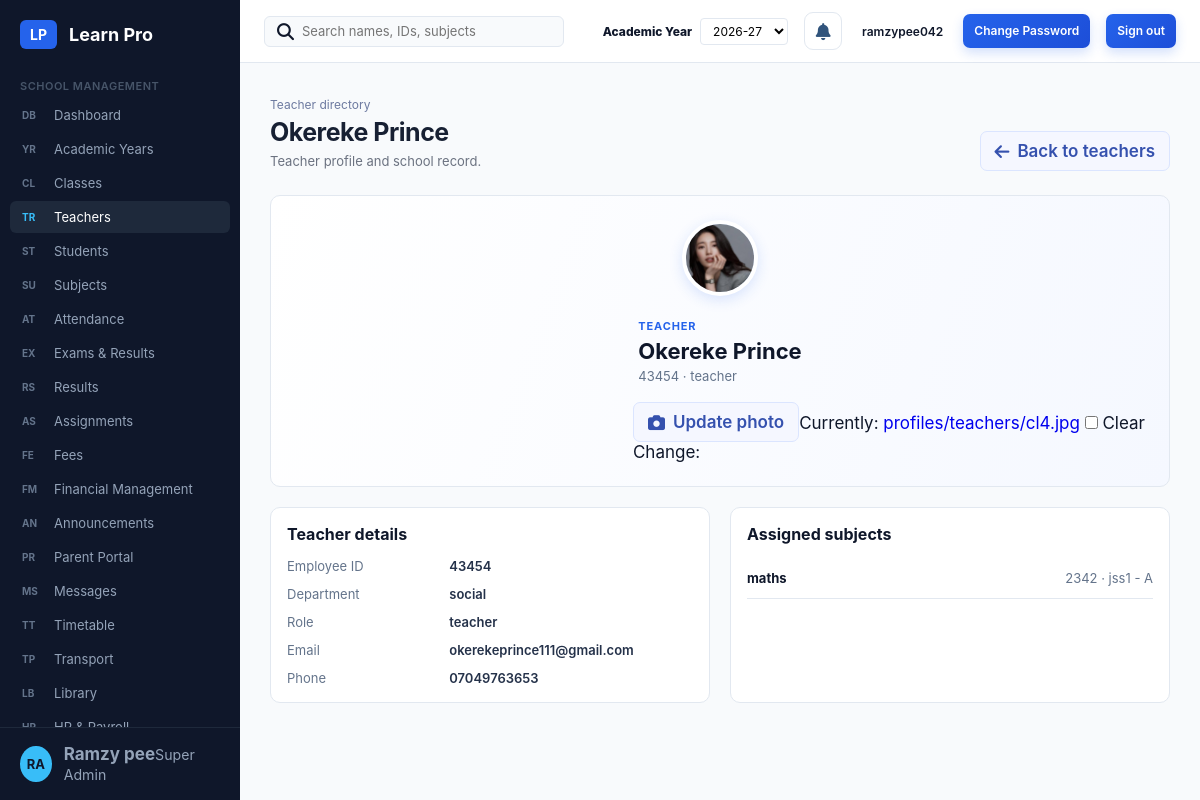
Page /teachers/2/ (signed in) on the committed database.
### management/models.py (models this page shows, shortened)
class OwnedRecord(models.Model):
    created_by = models.ForeignKey(settings.AUTH_USER_MODEL, on_delete=models.CASCADE)
    created_at = models.DateTimeField(auto_now_add=True)
    class Meta:
        abstract = True

class Teacher(OwnedRecord):
    full_name = models.CharField(max_length=120)
    employee_id = models.CharField(max_length=40)
    department = models.CharField(max_length=80, blank=True)
    job_title = models.CharField(max_length=100, blank=True)
    email = models.EmailField(blank=True)
    phone = models.CharField(max_length=30, blank=True)
    profile_photo = models.FileField(upload_to='profiles/teachers/', blank=True)
    class Meta:
        ordering = ['full_name']
        constraints = [models.UniqueConstraint(fields=['created_by', 'employee_id'], name='unique_teacher_employee_id')]

class Subject(OwnedRecord):
    CORE = 'core'
    ELECTIVE = 'elective'
    TYPE_CHOICES = [(CORE, 'Core'), (ELECTIVE, 'Elective')]
    name = models.CharField(max_length=100)
    code = models.CharField(max_length=30)
    school_class = models.ForeignKey(SchoolClass, null=True, blank=True, on_delete=models.SET_NULL, related_name='subjects')
    teacher = models.ForeignKey(Teacher, null=True, blank=True, on_delete=models.SET_NULL, related_name='subjects')
    subject_type = models.CharField(max_length=12, choices=TYPE_CHOICES, default=CORE)
    class Meta:
        ordering = ['name']
        constraints = [models.UniqueConstraint(fields=['created_by', 'code'], name='unique_subject_code')]

class SchoolClass(OwnedRecord):
    name = models.CharField(max_length=80)
    section = models.CharField(max_length=30, blank=True)
    academic_year = models.CharField(max_length=20, default='2026-27')
    class Meta:
        ordering = ['name', 'section']
        constraints = [models.UniqueConstraint(fields=['created_by', 'name', 'section', 'academic_year'], name='unique_school_class')]
    def __str__(self):
        return f'{self.name}{" - " + self.section if self.section else ""}'

### management/views.py (the view)
# urls.py: path('teachers/<int:teacher_id>/', views.teacher_details, name='teacher_details'),
@login_required
def teacher_details(request, teacher_id):
    teacher = get_object_or_404(Teacher.objects.prefetch_related('subjects__school_class'), pk=teacher_id)
    return render(request, 'person_details.html', {
        'person': teacher, 'person_type': 'Teacher', 'back_url': 'teachers', 'active': 'teachers',
        'subjects': teacher.subjects.all(),
        'photo_form': TeacherPhotoForm(instance=teacher), 'photo_update_url': reverse('update_teacher_photo', args=[teacher.pk]),
    })

### management/forms.py
class TeacherPhotoForm(ProfilePhotoValidationMixin, forms.ModelForm):
    class Meta:
        model = Teacher
        fields = ('profile_photo',)

### Templates/person_details.html (shortened to what this page needs)
{% extends 'base.html' %}
{% block content %}
<div class="page-heading">
  <div><span class="breadcrumb">{{ person_type }} directory</span><h1>{{ person.full_name }}</h1><p>{{ person_type }} profile and school record.</p></div>
  <a class="btn-light" href="{% url back_url %}"><i class="fa-solid fa-arrow-left"></i> Back to {{ person_type|lower }}s</a>
</div>
<section class="profile-hero panel">
  <div class="profile-photo-large">{% if person.profile_photo %}<img src="{{ person.profile_photo.url }}" alt="{{ person.full_name }}">{% else %}<span>{{ person.full_name|slice:':1'|upper }}</span>{% endif %}</div>
  <div class="profile-hero-copy"><span class="eyebrow">{{ person_type }}</span><h2>{{ person.full_name }}</h2><p>{% if person_type == 'Student' %}{{ person.student_id }} · {{ person.school_class }}{% else %}{{ person.employee_id }}{% if person.job_title %} · {{ person.job_title }}{% endif %}{% endif %}</p></div>
  <form class="photo-update-form" method="post" action="{{ photo_update_url }}" enctype="multipart/form-data">{% csrf_token %}<label class="btn-light" for="{{ photo_form.profile_photo.id_for_label }}"><i class="fa-solid fa-camera"></i> Update photo</label>{{ photo_form.profile_photo }}</form>
</section>
{% if person_type == 'Student' %}
  <div class="stats-row">
    <div class="mini-stat success"><i class="fa-solid fa-chart-line"></i><span><b>{% if grade_average %}{{ grade_average|floatformat:1 }}%{% else %}—{% endif %}</b> Academic average</span></div>
    <div class="mini-stat"><i class="fa-solid fa-calendar-check"></i><span><b>{% if attendance_percentage is not None %}{{ attendance_percentage }}%{% else %}—{% endif %}</b> Attendance</span></div>
    <div class="mini-stat danger"><i class="fa-solid fa-wallet"></i><span><b>₦{{ fee_balance }}</b> Outstanding fees</span></div>
  </div>
  <div class="profile-details-grid">
    <section class="panel"><h2>Student details</h2><dl class="detail-list"><dt>Student ID</dt><dd>{{ person.student_id }}</dd><dt>Class & section</dt><dd>{{ person.school_class }}</dd><dt>Enrolled</dt><dd>{{ person.enrollment_date }}</dd><dt>Date of birth</dt><dd>{{ person.date_of_birth|default:'—' }}</dd><dt>Email</dt><dd>{{ person.email|default:'—' }}</dd></dl></section>
    <section class="panel"><h2>Guardian details</h2><dl class="detail-list"><dt>Guardian name</dt><dd>{{ person.guardian_name|default:'—' }}</dd><dt>Guardian phone</dt><dd>{{ person.guardian_phone|default:'—' }}</dd></dl></section>
  </div>
{% else %}
  <div class="profile-details-grid">
    <section class="panel"><h2>Teacher details</h2><dl class="detail-list"><dt>Employee ID</dt><dd>{{ person.employee_id }}</dd><dt>Department</dt><dd>{{ person.department|default:'—' }}</dd><dt>Role</dt><dd>{{ person.job_title|default:'—' }}</dd><dt>Email</dt><dd>{{ person.email|default:'—' }}</dd><dt>Phone</dt><dd>{{ person.phone|default:'—' }}</dd></dl></section>
    <section class="panel"><h2>Assigned subjects</h2>{% for subject in subjects %}<div class="subject-row"><b>{{ subject.name }}</b><span>{{ subject.code }}{% if subject.school_class %} · {{ subject.school_class }}{% endif %}</span></div>{% empty %}<p class="muted-copy">No subjects have been assigned yet.</p>{% endfor %}</section>
  </div>
{% endif %}
{% endblock %}

### Templates/base.html (shortened to what this page needs)
{% load static %}
<!DOCTYPE html>
<html lang="en">
  <head>
    <link rel="stylesheet" href="{% static 'style.css' %}" />
    <link rel="stylesheet" href="https://cdnjs.cloudflare.com/ajax/libs/font-awesome/6.4.0/css/all.min.css" />
  </head>
  <body>
    <div class="app-container">
      <aside class="sidebar" id="primary-navigation">
        <a class="brand" href="{% url 'index' %}"><span class="logo-box">LP</span><span class="brand-name">Learn Pro</span></a><span class="sidebar-section-title">SCHOOL MANAGEMENT</span><nav class="nav-menu">
          {% for item in navigation_items %}
            <a href="{% url item.url_name %}" class="nav-item {% if active == item.active %}active{% endif %}"><span class="badge">{{ item.badge }}</span><span class="label">{{ item.label }}</span></a>
          {% endfor %}
        </nav>
        <div class="sidebar-footer">
          <a class="user-avatar" href="{% url 'my_profile' %}" aria-label="Open my profile">{% if header_photo %}<img src="{{ header_photo.url }}" alt="">{% else %}{{ request.user.username|slice:':2'|upper }}{% endif %}</a>
          <div class="user-info">
            <b>Ramzy pee</b><small>Super Admin</small>
          </div>
        </div>
      </aside>
      <main class="main-content">
        <header class="top-header">
          <form class="search-box" action="{% url 'search' %}" method="get">
            <i class="fa-solid fa-magnifying-glass"></i><input name="q" value="{{ request.GET.q }}" placeholder="Search names, IDs, subjects" aria-label="Search records" />
          </form>
          <div class="header-actions">
            <form class="dropdown-group" method="post" action="{% url 'set_academic_year' %}">{% csrf_token %}<input type="hidden" name="next" value="{{ request.path }}">
              <span class="dropdown-label academic-year-label">Academic Year</span><select class="select-input" name="academic_year" aria-label="Academic year" onchange="this.form.submit()">
                <option {% if selected_academic_year == '2026-27' %}selected{% endif %}>2026-27</option>
              </select>
            </form>
            {% if request.user.is_authenticated %}
              <a class="notification-link" href="{% url 'notifications' %}" aria-label="Open notifications"><i class="fa-solid fa-bell"></i>{% if unread_notification_count %}<b>{{ unread_notification_count }}</b>{% endif %}</a>
              <a class="header-profile" href="{% url 'my_profile' %}" aria-label="Open my profile"><span>{{ request.user.get_full_name|default:request.user.username }}</span></a>
              <a class="btn-primary header-action-button" href="{% url 'change_password' %}">Change Password</a>
              <form method="post" action="{% url 'sign_out' %}" class="inline-form">
                {% csrf_token %}<button class="btn-primary header-action-button" type="submit">Sign out</button>
              </form>
            {% else %}
              <a class="btn-text" href="{% url 'sign_in' %}">Sign in</a>
            {% endif %}
          </div>
        </header>
        <section class="page-body">
          {% block content %}
          {% endblock %}
        </section>
      </main>
    </div>
  </body>
</html>

### rows in the picture
Teacher: job_title "Teacher", full_name "Okereke Prince", job_title "teacher", profile_photo (picture), job_title "TEACHER", employee_id "43454", department "social", email "okerekeprince111@gmail.com", phone "07049763653"
Subject: name "maths", code "2342", school_class "jss1 - A"

### other values in the picture
{{ item.badge }} "DB" "YR" "CL" "TR" "ST" "SU" "AT" "EX" "RS" "AS" "FE" "FM" "AN" "PR" "MS" "TT" "TP" "LB"
{{ item.label }} "Dashboard" "Academic Years" "Classes" "Teachers" "Students" "Subjects" "Attendance" "Exams & Results" "Results" "Assignments" "Fees" "Financial Management" "Announcements" "Parent Portal" "Messages" "Timetable" "Transport" "Library"
{{ request.user.username|slice:':2'|upper }} "RA"
{{ request.user.get_full_name|default:request.user.username }} "ramzypee042"
